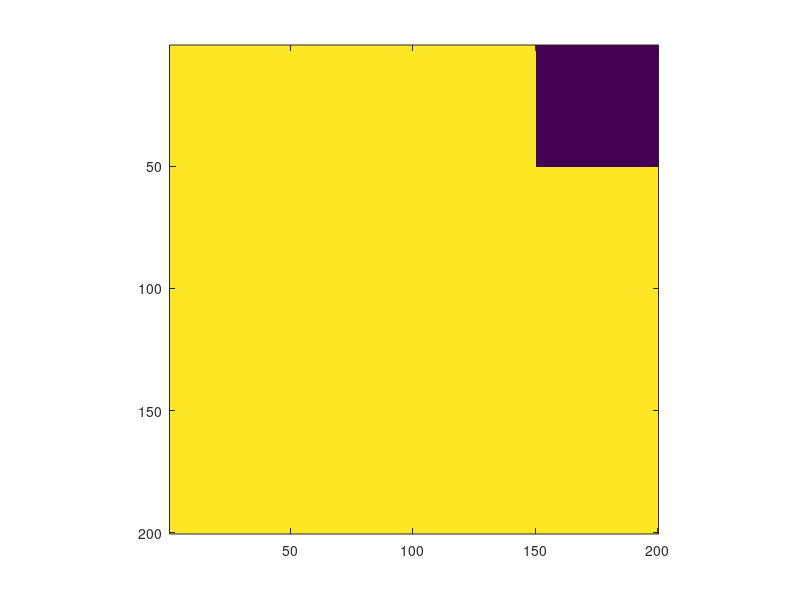

Reproduce this figure in MATLAB. (Note: this script raises an error after producing the figure.)

clear; close all; clc;

%% define a sample field

pixel_num = 200;

amplitude0 = rand(pixel_num);
phase0 = rand(pixel_num);
sample_field0 = amplitude0 .* exp(1i .* phase0*2*pi);

%% define a support

pad = 2;
tri = round(pixel_num/4);

pgon = ones(pixel_num);
pgon(1:tri, pixel_num - tri + 1:pixel_num) = 0;
imagesc(pgon), axis image

pgon2 = pad_center(pgon, size(pgon)*pad);

%% sample field in the detector plane

temp = fftshift(fft2(ifftshift(sample_field0)));
temp = pad_center(temp, size(temp)*pad);
ground = temp .* pgon2;

sample_field1 = fftshift(ifft2(ifftshift(ground)));

%% reciprocal HIO algorithm

gpuDevice(1);

amp = gpuArray(abs(sample_field1));
initial = amp .* exp(1i*2*pi*rand(size(amp)));
initial = fftshift(fft2(ifftshift(initial)));

for ii = 1:1500
  
    if ii < 500
        lambda = 0.005;
    else
        lambda = 0.1;
    end
    
    if ii == 1 
        temp0 = initial;
    else
        temp0 = gpuArray(temp2);
    end
    
    til_psi = fftshift(ifft2(ifftshift(temp0)));

    amp_prime = (1- lambda)*amp + lambda*abs(til_psi);
    temp = amp_prime .* gpuArray(exp(1i .* angle(til_psi)));
    g_k_prime = fftshift(fft2(ifftshift(temp)));

    g_k = gpuArray(zeros(size(temp0)));
    g_k(pgon2 == 1) = g_k_prime(pgon2 == 1);
    g_k(pgon2 == 0) = temp0(pgon2 == 0) - 0.6*g_k_prime(pgon2 == 0);

    temp2 = g_k;

    if corr_c(temp2, temp0) > 0.99999
        break;
    end    
end

for ii = 1:100
    
    temp0 = temp2;
    temp0 = fftshift(ifft2(ifftshift(temp0)));
    temp0 = amp .* exp(1i .* angle(temp0));
    temp2 = pgon2 .* fftshift(fft2(ifftshift(temp0)));
end

imagesc(abs(temp2)), axis image
corr_c(temp2, ground)
